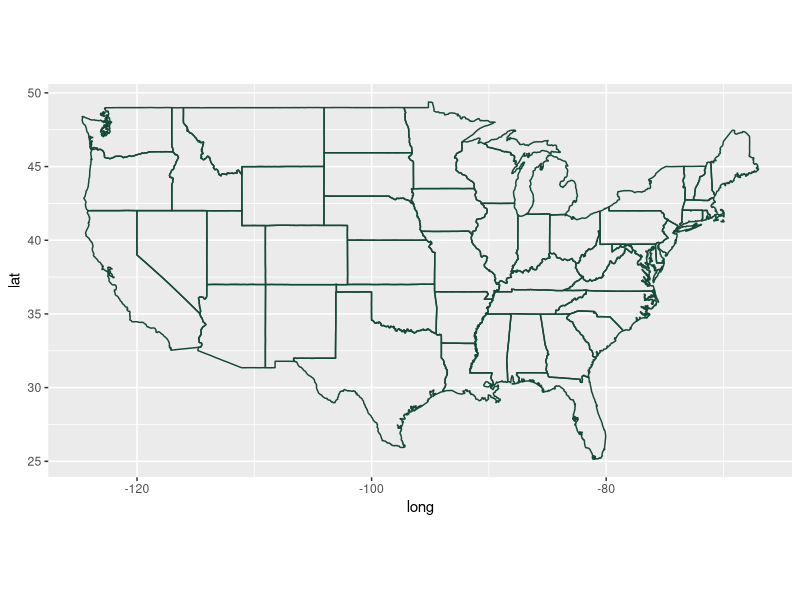

Reproduce this figure in R.
## ---- chunk 1
knitr::opts_chunk$set(echo = FALSE, fig.height = 7)
library(ggplot2)
## ---- chunk 2
states <- map_data("state")

usa <- ggplot() +
  geom_polygon(data = states,
               aes(x = long,
                   y = lat,
                   group = group),
               fill = NA,
               color = "#154937") +
  coord_quickmap()
